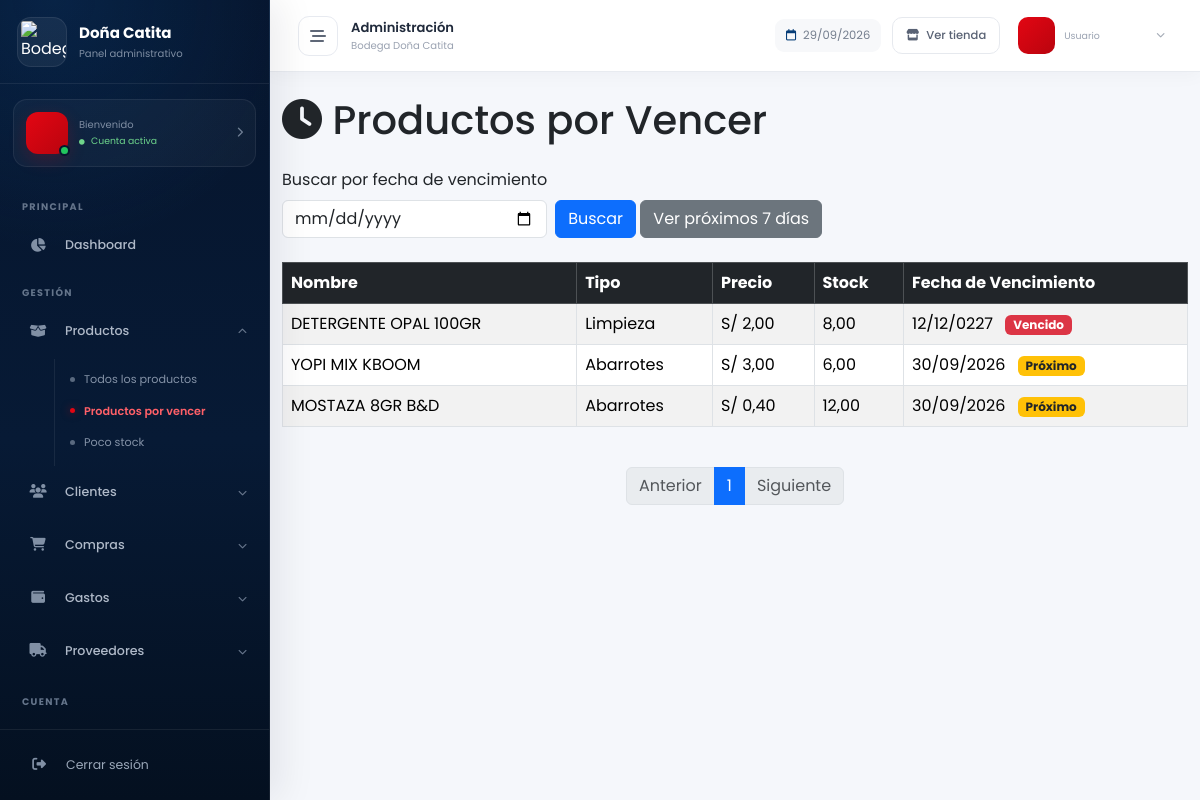
The page /productos/vencer/ on the database its author committed.
### productos/models.py (models this page shows, shortened)
class Producto(models.Model):
    nombre = models.CharField(max_length=200)
    precio = models.DecimalField(max_digits=10, decimal_places=2)
    costo = models.DecimalField(max_digits=10, decimal_places=2, default=0.00)
    stock = models.DecimalField(max_digits=10, decimal_places=2, default=0.00)
    tipoProducto = models.CharField(max_length=100)
    unidadMedida = models.CharField(max_length=50, blank=True)
    fechaVencimiento = models.DateField(blank=True, null=True)
    detalle = models.TextField(blank=True)
    imagen = models.CharField(max_length=255, blank=True)
    created_at = models.DateTimeField(auto_now_add=True)
    updated_at = models.DateTimeField(auto_now=True)

### productos/views.py (the view)
# urls.py: path('vencer/', views.productos_vencer, name='productos_vencer'),
def productos_vencer(request):
	fecha_str = request.GET.get('fecha', '').strip()
	hoy = timezone.now().date()
	hasta = hoy + datetime.timedelta(days=7)
	productos = Producto.objects.filter(fechaVencimiento__isnull=False)
	if fecha_str:
		try:
			fecha = datetime.datetime.strptime(fecha_str, '%Y-%m-%d').date()
			productos = productos.filter(fechaVencimiento=fecha).order_by('fechaVencimiento')
		except ValueError:
			messages.warning(request, 'Formato de fecha inválido. Usa YYYY-MM-DD.')
			productos = Producto.objects.none()
	else:
		productos = productos.filter(fechaVencimiento__lte=hasta).order_by('fechaVencimiento')
	paginator = Paginator(productos, 14)
	page_number = request.GET.get('page')
	page_obj = paginator.get_page(page_number)
	return render(request, 'productos/productos_vencer.html', {
		'page_obj': page_obj,
		'fecha_busqueda': fecha_str,
		'hoy': hoy,
		'hasta': hasta,
	})

### productos/templates/productos/productos_vencer.html (shortened to what this page needs)
{% extends 'base_admin.html' %}
{% block content %}
<br>
<div class="container">
	<h1 class="mb-4"><i class="fas fa-clock"></i> Productos por Vencer</h1>
	<form method="get" class="row g-2 mb-4">
		<div class="col-auto">
			<label for="fecha" class="form-label">Buscar por fecha de vencimiento</label>
			<input type="date" id="fecha" name="fecha" class="form-control" value="{{ fecha_busqueda }}">
		</div>
		<div class="col-auto align-self-end">
			<button type="submit" class="btn btn-primary mt-2">Buscar</button>
			<a href="{% url 'productos_vencer' %}" class="btn btn-secondary mt-2">Ver próximos 7 días</a>
		</div>
	</form>
	{% if page_obj and page_obj.object_list %}
		<div class="table-responsive">
			<table class="table table-striped table-hover table-bordered">
				<thead class="table-dark">
					<tr>
						<th>Nombre</th>
						<th>Tipo</th>
						<th>Precio</th>
						<th>Stock</th>
						<th>Fecha de Vencimiento</th>
					</tr>
				</thead>
				<tbody>
					{% for producto in page_obj.object_list %}
					<tr>
						<td>{{ producto.nombre }}</td>
						<td>{{ producto.tipoProducto }}</td>
						<td>S/ {{ producto.precio }}</td>
						<td>{{ producto.stock }}</td>
						<td>
							{{ producto.fechaVencimiento|date:'d/m/Y' }}
							{% if producto.fechaVencimiento < hoy %}
								<span class="badge bg-danger text-white ms-2">Vencido</span>
							{% elif producto.fechaVencimiento <= hasta %}
								<span class="badge bg-warning text-dark ms-2">Próximo</span>
							{% endif %}
						</td>
					</tr>
					{% endfor %}
				</tbody>
			</table>
		</div>
		<nav aria-label="Paginación" class="mt-4">
            <ul class="pagination justify-content-center">
                {% if page_obj.has_previous %}
                <li class="page-item">
                    <a class="page-link" href="?q={{ query }}&tipo={{ tipo }}&page={{ page_obj.previous_page_number }}">Anterior</a>
                </li>
                {% else %}
                <li class="page-item disabled"><span class="page-link">Anterior</span></li>
                {% endif %}
                {% for num in page_obj.paginator.page_range %}
                {% if num == page_obj.number %}
                    <li class="page-item active"><span class="page-link">{{ num }}</span></li>
                {% elif num >= page_obj.number|add:'-2' and num <= page_obj.number|add:'2' %}
                    <li class="page-item"><a class="page-link" href="?q={{ query }}&tipo={{ tipo }}&page={{ num }}">{{ num }}</a></li>
                {% endif %}
                {% endfor %}
                {% if page_obj.has_next %}
                <li class="page-item">
                    <a class="page-link" href="?q={{ query }}&tipo={{ tipo }}&page={{ page_obj.next_page_number }}">Siguiente</a>
                </li>
                {% else %}
                <li class="page-item disabled"><span class="page-link">Siguiente</span></li>
                {% endif %}
            </ul>
        </nav>
	{% else %}
		<div class="alert alert-info">No hay productos con fecha de vencimiento en el rango seleccionado.</div>
	{% endif %}
</div>
<br>
{% endblock %}

### static/css/style.css (style rules this page uses)
body { font-family: 'Poppins', sans-serif; margin: 0; padding: 0; overflow-x: hidden; }
body { font-family: 'Poppins', sans-serif; }
:root { --dc-dark: #06152D; --dc-dark-2: #0A2348; --dc-dark-3: #041020; --dc-blue: #073E78; --dc-blue-light: #0D5BA8; --dc-primary: #E30613; --dc-primary-light: #FF3540; --dc-primary-dark: #B9040E; --dc-secondary: #07852F; --dc-secondary-light: #16A34A; --dc-white: #FFFFFF; --dc-muted: #AEB9C7; --dc-muted-dark: #7E8A99; --dc-border: rgba(255, 255, 255, .08); }

### static/css/sidebar.css (style rules this page uses)
:root { --sidebar-width: 270px; --sidebar-collapsed: 84px; --sidebar-bg: #06152D; --sidebar-bg-2: #081C38; --sidebar-text: #D5DCE7; --sidebar-muted: #7F8EA3; --sidebar-red: #E30613; --sidebar-green: #16A34A; --sidebar-border: rgba(255, 255, 255, .07); --admin-topbar-height: 72px; }
html, body { min-height: 100%; }
.dc-admin-body { min-height: 100vh; margin: 0; background: #F5F7FB; font-family: 'Poppins', sans-serif; }

### static/css/catalogo.css (style rules this page uses)
:root { --cat-blue-dark: #06152D; --cat-blue: #073E78; --cat-blue-light: #0D5BA8; --cat-red: #E30613; --cat-red-light: #F02B36; --cat-green: #07852F; --cat-green-light: #16A34A; --cat-white: #FFFFFF; --cat-bg: #F6F8FC; --cat-text: #162033; --cat-muted: #6B7585; --cat-border: #E4E9F0; }

### rows shown on the page
Producto: nombre "DETERGENTE OPAL 100GR", tipoProducto "Limpieza", precio "2,00", stock "8,00", fechaVencimiento "12/12/0227", shows "Vencido"
Producto: nombre "YOPI MIX KBOOM", tipoProducto "Abarrotes", precio "3,00", stock "6,00", fechaVencimiento "30/09/2026", shows "Próximo"
Producto: nombre "MOSTAZA 8GR B&D", tipoProducto "Abarrotes", precio "0,40", stock "12,00", fechaVencimiento "30/09/2026", shows "Próximo"

### other values the page prints
{{ num }} "1"
